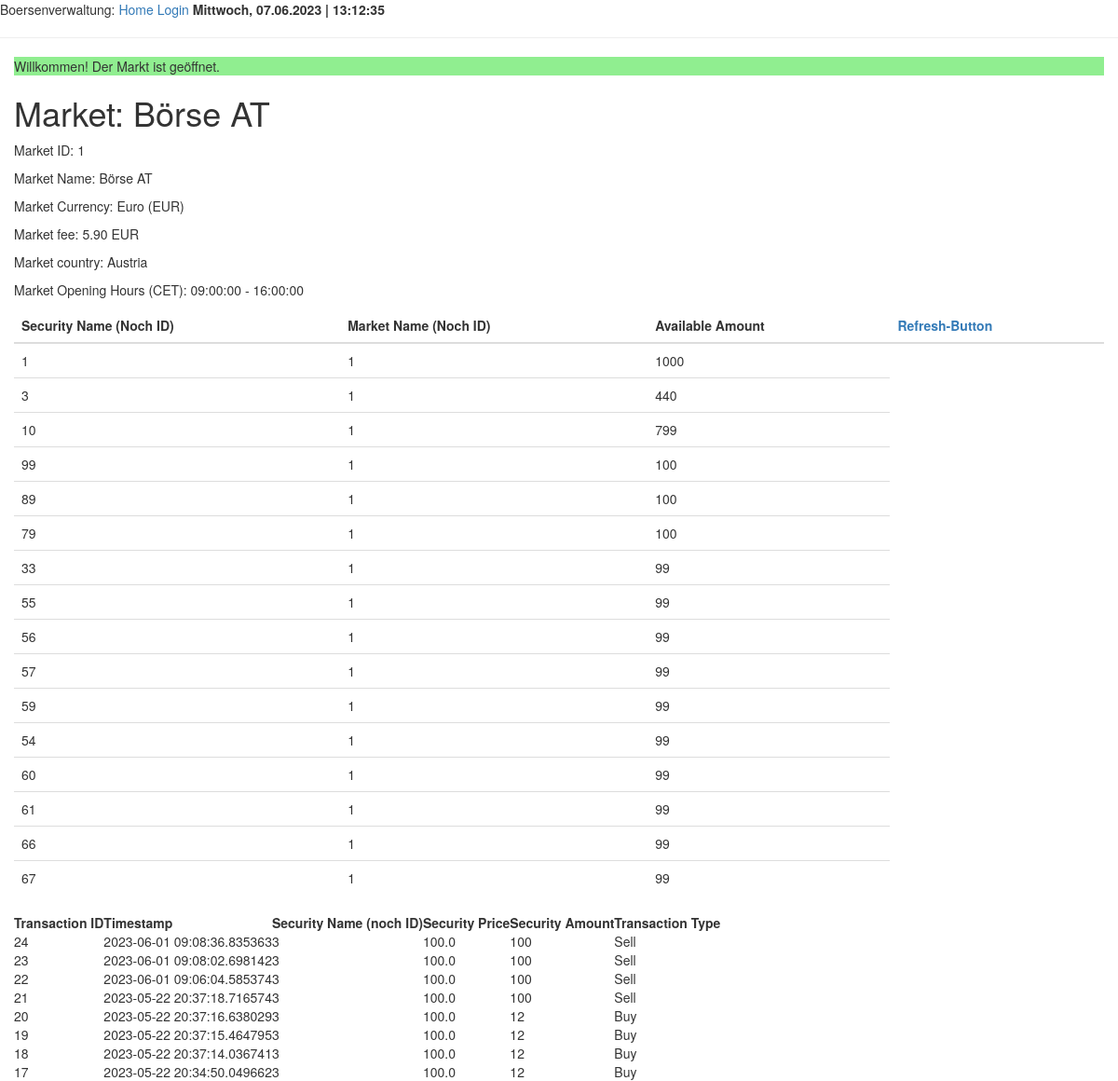
Screenshot of /markets/1 with the database file from the repository.
### app/models.py (models this page shows, shortened)
class Market(db.Model):
    market_id = Column(Integer, primary_key=True)
    market_name = Column(Text, unique=True, nullable=False)
    opens_at = Column(Time, nullable=False)
    closes_at = Column(Time, nullable=False)
    market_currency_id = Column(Integer, nullable=False)
    market_country = Column(Text, nullable=False)
    market_fee = Column(Float, nullable=False)

class Currency(db.Model):
    market_currency_id = Column(Integer, primary_key=True)
    market_currency_name = Column(Text, nullable=False)
    market_currency_code = Column(Text, nullable=False)

class Offer(db.Model):
    security_id = Column(Integer, nullable=False, primary_key=True)
    market_id = Column(Integer, ForeignKey('market.market_id', name='fk_offer_market_id'), nullable=False, primary_key=True)
    amount = Column(Integer, nullable=False)

class Transactions(db.Model):
    transaction_id = Column(Integer, primary_key=True)
    timestamp = Column(DateTime, default=datetime.utcnow, nullable=False)
    security_id = Column(Integer, nullable=False)
    security_price = Column(Float, nullable=False)
    security_amount = Column(Integer, nullable=False)
    transaction_type = Column(Text, nullable=False)
    market_id = Column(Integer, ForeignKey('market.market_id'))

### app/routes.py (the view, shortened to what this page needs)
@app.route('/markets/<market_id>', methods=['GET'])
def market(market_id):
    market = Market.query.filter_by(market_id=market_id).first_or_404()
    transactions = Transactions.query \
        .filter_by(market_id=market_id) \
        .order_by(Transactions.transaction_id.desc()) \
        .limit(10) \
        .all()
    offer = Offer.query.filter_by(market_id=market_id).all()
    id = Market.query.filter_by(market_id=market_id).first().market_currency_id
    print(id)
    currency = Currency.query.filter_by(market_currency_id=id).first()
    json_data = []
    if request.headers.get('Accept') == 'application/json':
        return jsonify(json_data)
    return render_template('market.html', market=market, transactions=transactions,
                           offer=offer, currency=currency)

### app/routes.py (called while the page is built)
@app.context_processor
def inject_datetime():
    return {'current_time': datetime.utcnow()}

@app.before_request
def before_request():
    if current_user.is_authenticated:
        current_user.last_seen = datetime.utcnow()
        db.session.commit()

### app/templates/market.html (shortened to what this page needs)
{% extends "base.html" %}
{% block content %}
<div class="container-fluid">
<div id="greeting"></div>
    <table>
        <tr>
            <td>
                <h1>Market: {{ market.market_name }}</h1>
                {% if market.market_id %}<p>Market ID: {{ market.market_id }}</p>{% endif %}
                {% if market.market_name %}<p>Market Name: {{ market.market_name}}</p>{% endif %}
                {% if market.market_currency_id %}<p>Market Currency: {{ currency.market_currency_name }} ({{ currency.market_currency_code }})</p>{% endif %}
                {% if market.market_fee %}<p>Market fee: {{ "%.2f" % market.market_fee}} {{ currency.market_currency_code }}</p>{% endif %}
                {% if market.market_country %}<p>Market country: {{ market.market_country}}</p>{% endif %}
                {% if market.opens_at %}<p>Market Opening Hours (CET): {{ market.opens_at}} - {{ market.closes_at}}</p>{% endif %}
            </td>
        </tr>
    </table>
    <table class="table table-sm table-hover">
         <thead>
            <tr>
                <th>Security Name (Noch ID)</th>
                <th>Market Name (Noch ID)</th>
                <th>Available Amount</th>
                <th><a href="{{ url_for('refresh_offer', market_id=market.market_id)}}">Refresh-Button</a></th>
            </tr>
        </thead>
        <tbody>
            {% for offer in offer %}
                <tr>
                    <td>{{ offer.security_id }}</td>
                    <td>{{ offer.market_id }}</td>
                    <td>{{ offer.amount }}</td>
                </tr>
            {% endfor %}
        </tbody>
    </table>
     <table>
         <thead>
            <tr>
                <th>Transaction ID</th>
                <th>Timestamp</th>
                <th>Security Name (noch ID)</th>
                <th>Security Price</th>
                <th>Security Amount</th>
                <th>Transaction Type</th>
            </tr>
        </thead>
        <tbody>
            {% for transaction in transactions %}
                <tr>
                    <td>{{ transaction.transaction_id }}</td>
                    <td>{{ transaction.timestamp }}</td>
                    <td>{{ transaction.security_id }}</td>
                    <td>{{ transaction.security_price }}</td>
                    <td>{{ transaction.security_amount }}</td>
                    <td>{{ transaction.transaction_type}}</td>
                </tr>
            {% endfor %}
        </tbody>
    </table>
</div>
{% endblock %}

### rows the page displays
Market: market_name "Börse AT", market_id "1", market_fee "5.90", market_country "Austria", opens_at "09:00:00", closes_at "16:00:00"
Currency: market_currency_name "Euro", market_currency_code "EUR"
Offer: security_id "1", market_id "1", amount "1000"
Offer: security_id "3", market_id "1", amount "440"
Offer: security_id "10", market_id "1", amount "799"
Offer: security_id "99", market_id "1", amount "100"
Offer: security_id "89", market_id "1", amount "100"
Offer: security_id "79", market_id "1", amount "100"
Offer: security_id "33", market_id "1", amount "99"
Offer: security_id "55", market_id "1", amount "99"
Offer: security_id "56", market_id "1", amount "99"
Offer: security_id "57", market_id "1", amount "99"
Offer: security_id "59", market_id "1", amount "99"
Offer: security_id "54", market_id "1", amount "99"
Offer: security_id "60", market_id "1", amount "99"
Offer: security_id "61", market_id "1", amount "99"
Offer: security_id "66", market_id "1", amount "99"
Offer: security_id "67", market_id "1", amount "99"
